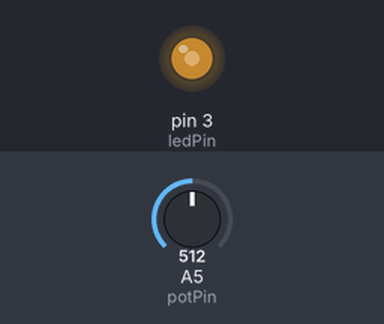
Recording of a sketch running on a simulated Arduino Uno, built with avr-gcc and run on an emulated ATmega328P. Shown: output pins drawn as LEDs (lit = HIGH). Inputs (shaded band) come from the test bench; at power-on: A5 (potPin) = 512.

Above: at 1.2 s.
1.3 s: A5 (potPin) set to 716
At 2.1 s:
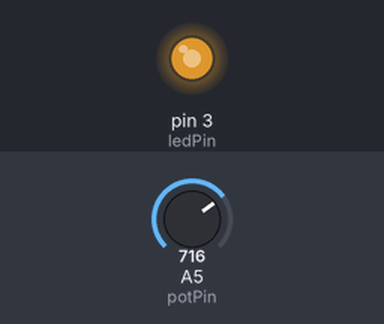
2.8 s: A5 (potPin) set to 900
At 3.4 s:
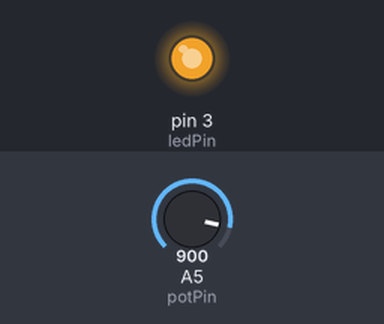
4.3 s: A5 (potPin) set to 122
At 4.6 s:
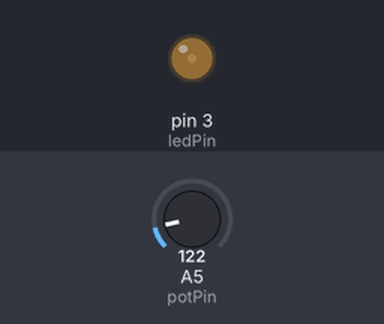
5.8 s: A5 (potPin) set to 0
At 7.0 s:
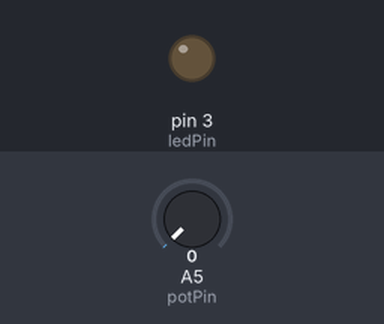
7.3 s: A5 (potPin) set to 511
At 8.3 s:
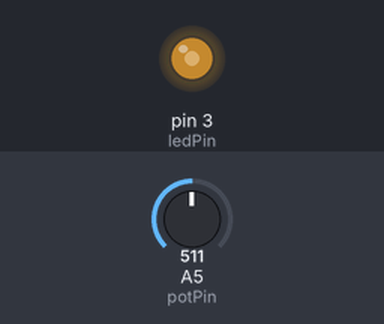
Timing chart, 0 to 9.8 s (numbered marks = the images above; inputs shaded):
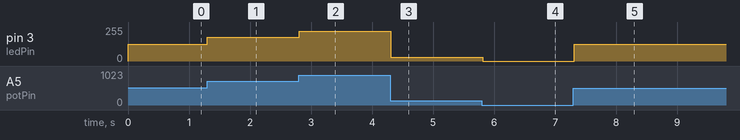

Measured:
- after the input at 1.3 s, pin 3 (ledPin): 127/255 → 178/255 at once
- after the input at 2.8 s, pin 3 (ledPin): 178/255 → 224/255 at once
- after the input at 4.3 s, pin 3 (ledPin): 224/255 → 30/255 at once
- after the input at 5.8 s, pin 3 (ledPin): 30/255 → 0/255 at once
- after the input at 7.3 s, pin 3 (ledPin): 0/255 → 127/255 at once

The sketch:

Project1.ino
```cpp
const int ledPin = 3;
const int potPin = A5;
int value;
void setup() {
pinMode(ledPin,OUTPUT);
pinMode(potPin,INPUT);
}

void loop() {
  value = analogRead(potPin);
  value = map(value,0,1023,0,255);
  analogWrite(ledPin, value);
  delay(100);
}
```
